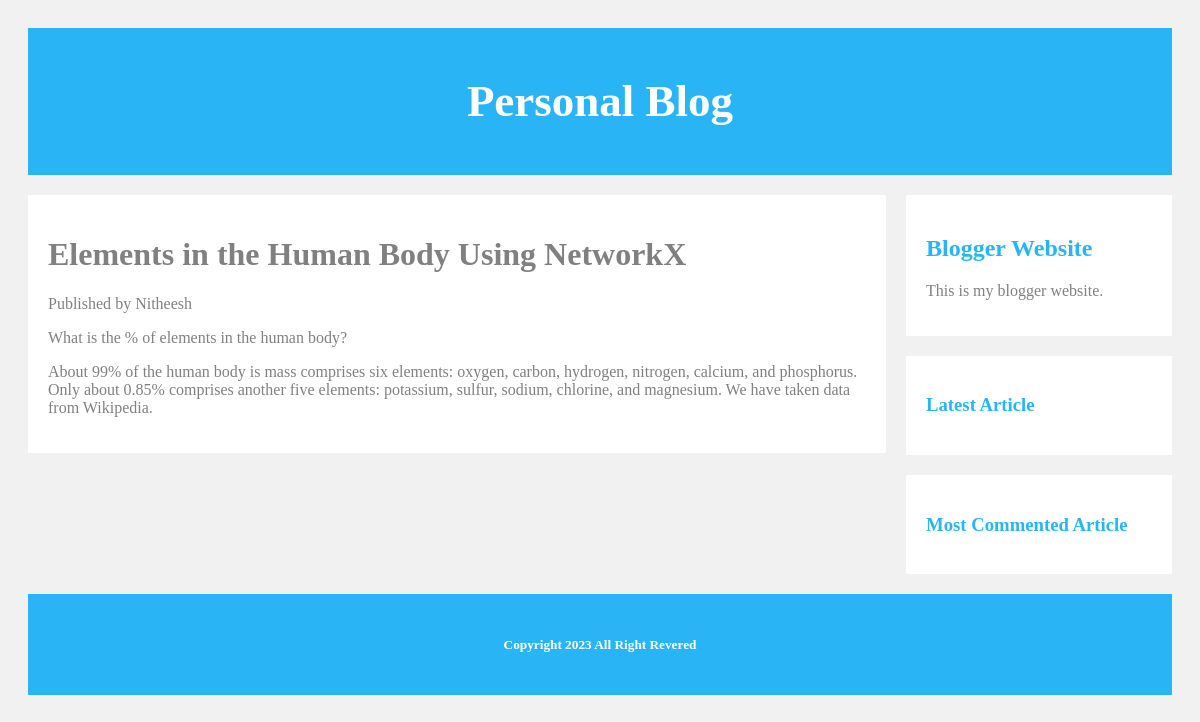
Page /blog/2023/5/31/python-for-kids/ on the committed database.
### blog/models.py (models this page shows, shortened)
class Article(models.Model):
    class ArticlePublishedManager(models.Manager):
        pass
    class Status(models.TextChoices):
        DRAFT = 'DF', 'Draft'
        PUBLISHED = 'PB', 'Published'
    author = models.ForeignKey(User, on_delete=models.CASCADE, related_name='blog_articles')
    title = models.CharField(max_length=250)
    slug = models.SlugField(max_length=250, unique_for_date='published')
    body = models.TextField()
    published = models.DateTimeField(default=timezone.now)
    created = models.DateTimeField(auto_now_add=True)
    updated = models.DateTimeField(auto_now=True)
    status = models.CharField(max_length=2, choices=Status.choices, default=Status.DRAFT)
    objects = models.Manager() #The default manager
    publishedArticles = ArticlePublishedManager() #The custom manager
    class Meta:
        ordering = ['-published']
        indexes = [
            models.Index(fields=['-published'])
        ]
    pass

### blog/views.py (the view)
# urls.py: path('<int:year>/<int:month>/<int:day>/<slug:article>/', views.article_details, name='article_details'),
def article_details(request, year, month, day, article):
    try:
        article = get_object_or_404(Article, status=Article.Status.PUBLISHED,
                    slug=article,
                    published__year=year,
                    published__month=month,
                    published__day=day
                )
    except Article.DoesNotExist:
        raise Http404("No article found.")
    return render(request, 'blog/detail.html', {'article': article})
    pass

### blog/templates/blog/detail.html (shortened to what this page needs)
{% extends "blog/base.html" %}
{% block content %}
    <h1>{{ article.title }}</h1>
    <p>
        Published {{ article.publish }} by {{ article.author }}
    </p>
    {{ article.body|linebreaks }}
{% endblock %}

### blog/static/css/style.css (style rules this page uses)
* { box-sizing: border-box; }
body { font-family: "Baskerville"; padding: 20px; background: #f1f1f1; }

### rows in the picture
Article: title "Elements in the Human Body Using NetworkX", author "Nitheesh", body "What is the % of elements in the human body? About 99% of the human body is mass comprises six elements: oxygen, carbon, hydrogen, nitrogen, calcium, and phosphorus. Only about 0.85% comprises another five elements: potassium, sulfur, sodium, chlorine, and magnesium. We have taken data from Wikipedia."
